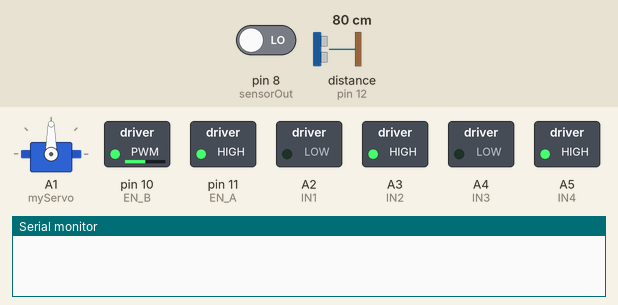
Recording of a sketch running on a simulated Arduino Uno, built with avr-gcc and run on an emulated ATmega328P. On the bench: servo, switched loads named in the sketch (green lamp = pin HIGH), the last lines printed to the serial monitor. Inputs (shaded band) come from the test bench; at power-on: pin 8 (sensorOut) LOW, distance to the obstacle (sensor on pin 12) 80 cm. The echo pulse lasts 58.3 µs per cm; pins used as bus, display or sensor lines are not drawn.

Above: at 0.05 s.
At 3.95 s:
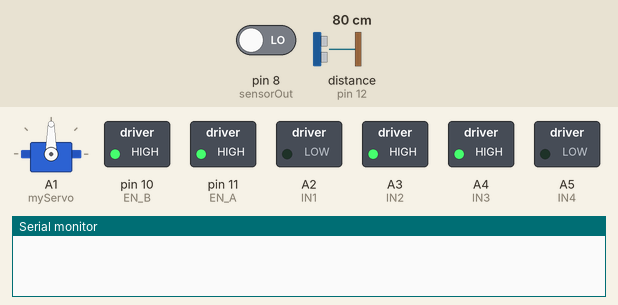
At 8.55 s:
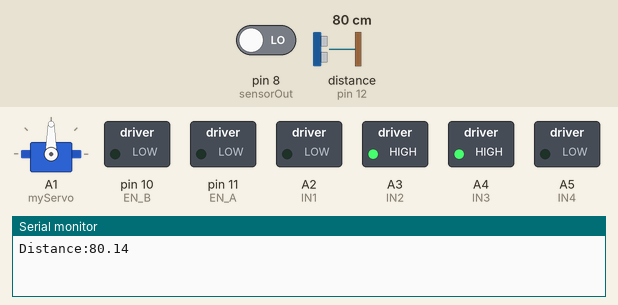
Timing chart, 0 to 9.9 s (numbered marks = the images above):
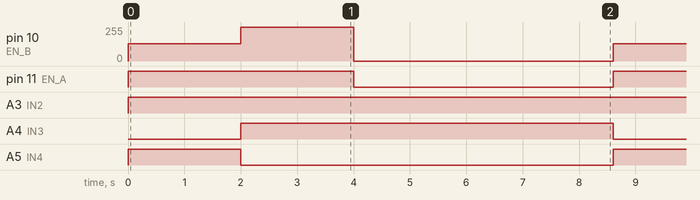

The sketch:

drivetest.ino
```cpp
#include "api.h"


void setup() {
  motorSetup();
  colorSensorSetup();
  ultrasonicSetup();
}

void loop() {
    // Example: Move forward with left motor at full speed, right motor at half speed (differential drive)
    setMotors(255, 128);
    delay(2000);

    // Example: Turn in place (left motor forward, right motor reverse)
    setMotors(255, -255);
    delay(2000);

    // Stop
    stop();
    delay(1000);


    // ultrasonic testing:
    Serial.print("Distance:");
    Serial.println(getDistanceCM());

    // color detection:
    RGBv rgbValue;
    getRGB(&rgbValue);
    Serial.print("Red PW = ");
	Serial.print(rgbValue.redPW);
	Serial.print(" - Green PW = ");
	Serial.print(rgbValue.greenPW);
	Serial.print(" - Blue PW = ");
	Serial.println(rgbValue.bluePW);

}
```

api.h
```cpp
#include "rgb.h"
#include "motor.h"
#include <Arduino.h>
#include <string.h>  // Required for strcmp()
#include "ultrasonic.h"
```

motor.h
```cpp
#include <Servo.h>

// Motor
#define IN1 A2
#define IN2 A3
#define IN3 A4
#define IN4 A5
#define EN_A 11
#define EN_B 10

Servo myServo;
int servoDelay = 1000;
// Motor pins, as variables (deprecrated)
// int EN_A = 11; //Enable pin for first motor
// int IN1 = A2; //control pin for first motor
// int IN2 = A3; //control pin for first motor
// int IN3 = A4; //control pin for second motor
// int IN4 = A5; //control pin for second motor
// int EN_B = 10; //Enable pin for second motor


void motorSetup() {
  Serial.begin (9600); //Starting the serial communication at 9600 baud rate
  //Initializing the motor pins as output
  pinMode(EN_A, OUTPUT);
  pinMode(IN1, OUTPUT);
  pinMode(IN2, OUTPUT);
  pinMode(IN3, OUTPUT);
  pinMode(IN4, OUTPUT);
  pinMode(EN_B, OUTPUT);

  // set Servo pin
  myServo.attach(A1);
}

// Drive motors
// Convention: 1,3 LOW for forward; 2,4 LOW for backward
void move_one(int speed, const char* dir, int inPin1, int inPin2, int pwmPin) {
    if (strcmp(dir, "FWD") == 0) {
        digitalWrite(inPin1, LOW);
        digitalWrite(inPin2, HIGH);
    }
    else if (strcmp(dir, "REV") == 0) {
        digitalWrite(inPin1, HIGH);
        digitalWrite(inPin2, LOW);
    }
    analogWrite(pwmPin, speed);
}

void setMotors(int leftSpeed, int rightSpeed) {
    const char* leftDir = (leftSpeed >= 0) ? "FWD" : "REV";
    const char* rightDir = (rightSpeed >= 0) ? "FWD" : "REV";
    move_one(abs(leftSpeed), leftDir, IN1, IN2, EN_A);
    move_one(abs(rightSpeed), rightDir, IN3, IN4, EN_B);
}

void stop() {
    move_one(0, "FWD", IN1, IN2, EN_A);
    move_one(0, "REV", IN3, IN4, EN_B);
}

//Servo Motor
void grab(){
  myServo.write(90);
  Serial.println("grab");
  delay(servoDelay);
}

void release(int degree){
  myServo.write(90-degree);
  Serial.println("release");
  delay(servoDelay);
}
```

rgb.h
```cpp
// Define color sensor pins
#define OE_PIN 3
#define S0 4
#define S1 5
#define S2 6
#define S3 7
#define sensorOut 8

typedef struct {
	int redPW;
  	int bluePW;
  	int greenPW;
} RGBv;

void colorSensorSetup(){
  pinMode(S0, OUTPUT);
	pinMode(S1, OUTPUT);
	pinMode(S2, OUTPUT);
	pinMode(S3, OUTPUT);
  pinMode(sensorOut, INPUT);
  pinMode(OE_PIN, OUTPUT);

  digitalWrite(OE_PIN, LOW);
  digitalWrite(S0, HIGH);
  digitalWrite(S1, LOW);
}

int getRedPW() {
	digitalWrite(S2,LOW);
	digitalWrite(S3,LOW);

	return pulseIn(sensorOut, LOW);
}

int getGreenPW() {
	digitalWrite(S2,HIGH);
	digitalWrite(S3,HIGH);

	return pulseIn(sensorOut, LOW);
}

int getBluePW() {
	digitalWrite(S2,LOW);
	digitalWrite(S3,HIGH);

	return pulseIn(sensorOut, LOW);
}


// Structure for Color Pulse Width Measurements
void getRGB(RGBv *rgb) {

	rgb->redPW = getRedPW();
	delay(200);

	rgb->greenPW = getGreenPW();
	delay(200);

	rgb->bluePW = getBluePW();

  delay(200);
}

int getDelta(RGBv *rgb,int origRed,int origBlue, int origGreen) {
  return (abs(rgb->redPW - origRed) + abs(rgb->bluePW - origBlue) + abs(rgb->greenPW - origGreen));
}

int getMinimum(int red, int blue, int green) {
  // get current state based on which color value is the lowest
  if (min(red, blue) == red && min(red, green) == red) {
    return 0;
  } else if (min(blue, red) == blue && min(blue, green) == blue) {
    return 1;
  } else {
    return 2;
  }
}
```

ultrasonic.h
```cpp
#define trigPin 13
#define echoPin 12

void ultrasonicSetup() {
    pinMode(trigPin, OUTPUT);
  pinMode(echoPin, INPUT);
}


float getDistanceCM() // CM
{
    digitalWrite(trigPin, LOW);
    delayMicroseconds(2);
    digitalWrite(trigPin, HIGH);
    delayMicroseconds(10);
    digitalWrite(trigPin, LOW);

    long duration = pulseIn(echoPin, HIGH);
    float distance = (duration / 2) / 29.1; // Convert to centimeters
    return distance;
}
```

Measured:
- by itself, pin 10 (EN_B): repeats every 8.6 s: 255/255 2.0 s, 0/255 4.6 s, 128/255 2.0 s
- by itself, pin 11 (EN_A): alternates HIGH for 4.0 s and LOW for 4.6 s
- by itself, A3 (IN2): LOW → HIGH at 0.00 s
- by itself, A4 (IN3): alternates HIGH for 6.6 s and LOW for 2.0 s
- by itself, A5 (IN4): alternates HIGH for 2.0 s and LOW for 6.6 s
